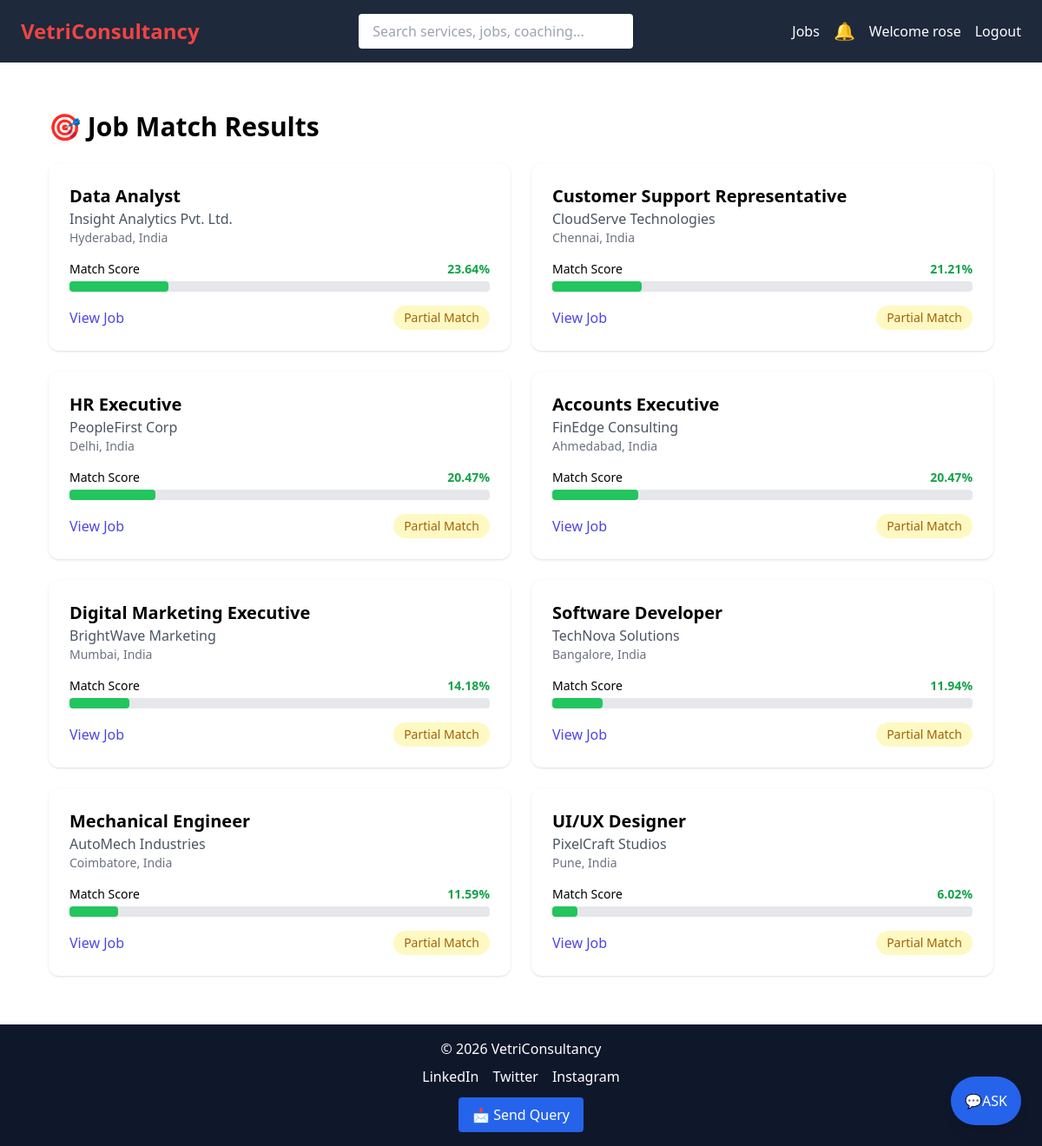
The app's page /job-matching/ (signed in) with its own data.
### VCS/models.py (models this page shows, shortened)
class Job(models.Model):
    EXPERIENCE_CHOICES = [
        ('FRESHER', 'Fresher'),
        ('1-3', '1–3 Years'),
        ('3-5', '3–5 Years'),
        ('5+', '5+ Years'),
    ]
    company_name = models.CharField(max_length=200, db_index=True)
    job_title = models.CharField(max_length=200, db_index=True)
    location = models.CharField(max_length=100, db_index=True)
    experience = models.CharField(
        max_length=10,
        choices=EXPERIENCE_CHOICES,
        db_index=True
    )
    salary_range = models.IntegerField(help_text="Monthly salary", db_index=True)
    is_remote = models.BooleanField(default=False)
    eligibility = models.TextField()
    job_description = models.TextField()
    posted_at = models.DateTimeField(auto_now_add=True, db_index=True)
    saved_by = models.ManyToManyField(User, blank=True, related_name='saved_jobs')
    applied_by = models.ManyToManyField(User, through='JobApplication', related_name='applied_jobs')
    class Meta:
        indexes = [
            models.Index(fields=['job_title']),
            models.Index(fields=['location']),
            models.Index(fields=['experience']),
            models.Index(fields=['salary_range']),
        ]

### VCS/views.py (the view)
# urls.py: path('job-matching/', job_matching, name='job_matching'),
@login_required
def job_matching(request):
    profile = request.user.profile
    jobs = Job.objects.all()
    matched_jobs = []
    for job in jobs:
        score = SequenceMatcher(
            None,
            profile.skills.lower(),
            job.job_description.lower()
        ).ratio() * 100
        matched_jobs.append({
            "job": job,
            "score": round(score, 2)
        })
    matched_jobs = sorted(matched_jobs, key=lambda x: x["score"], reverse=True)
    return render(request, "job_matching.html", {
        "matched_jobs": matched_jobs
    })

### VCS/context_processors.py (called while the page is built)
def notification_count(request):
    if request.user.is_authenticated:
        unread_count = Notification.objects.filter(
            user=request.user,
            is_read=False
        ).count()
        latest_notifications = Notification.objects.filter(
            user=request.user
        ).order_by('-created_at')[:5]
    else:
        unread_count = 0
        latest_notifications = []
    return {
        'notification_count': unread_count,
        'latest_notifications': latest_notifications,
    }

### VCS/templates/job_matching.html (shortened to what this page needs)
<!DOCTYPE html>
{% extends 'base.html' %}
{% block content %}
<body class="bg-gray-100 min-h-screen">
    <div class="max-w-6xl mx-auto p-8">
        <h1 class="text-3xl font-bold mb-6">🎯 Job Match Results</h1>
        <div class="grid grid-cols-1 md:grid-cols-2 gap-6">
            {% for item in matched_jobs %}
            <div class="bg-white shadow rounded-xl p-6">
                <h2 class="text-xl font-semibold">{{ item.job.job_title }}</h2>
                <p class="text-gray-600">{{ item.job.company_name }}</p>
                <p class="text-sm text-gray-500">{{ item.job.location }}</p>
                <div class="mt-4">
                    <div class="flex justify-between mb-1">
                        <span class="text-sm font-medium">Match Score</span>
                        <span class="text-sm font-bold text-green-600">{{ item.score }}%</span>
                    </div>
                    <div class="w-full bg-gray-200 rounded h-3">
                        <div class="bg-green-500 h-3 rounded"
                        style="width: {{ item.score }}%"></div>
                    </div>
                </div>
                <div class="mt-4 flex justify-between items-center">
                    <a href="{% url 'job_detail' item.job.id %}"
                    class="text-indigo-600 hover:underline">View Job</a>
                    {% if item.score >= 60 %}
                    <span class="bg-green-100 text-green-700 px-3 py-1 rounded-full text-sm">
                        Best Match
          </span>
          {% else %}
          <span class="bg-yellow-100 text-yellow-700 px-3 py-1 rounded-full text-sm">
              Partial Match
            </span>
            {% endif %}
        </div>
    </div>
    {% endfor %}
</div>
</div>
{% endblock %}

### VCS/templates/base.html (shortened to what this page needs)
<!DOCTYPE html>
<html lang="en" x-data="{ open: false, bell:false, openQuery:false }">
<head>
    <script src="https://cdn.tailwindcss.com"></script>
    <link href="https://unpkg.com/boxicons@2.1.4/css/boxicons.min.css" rel="stylesheet">
</head>
<body class="flex flex-col min-h-screen" x-data="{ open:false }">
    <header class="bg-slate-800 text-white px-4 md:px-6 py-4 flex flex-col md:flex-row md:items-center md:justify-between">
        <div class="flex justify-between items-center w-full md:w-auto">
            <a href="/" class="text-2xl text-red-500 font-bold">
                VetriConsultancy
            </a>
        </div>
        <div :class="{'block': open, 'hidden': !open}" class="w-full mt-4 md:mt-0 md:flex md:items-center md:justify-between">
        <form action="/search/" method="get" class="w-full md:w-1/3 mx-auto mb-2 md:mb-0">
            <input type="text" name="q"
            placeholder="Search services, jobs, coaching..."
            class="w-full px-4 py-2 rounded text-black focus:outline-none">
        </form>
        <nav class="flex flex-col md:flex-row md:items-center space-y-2 md:space-y-0 md:space-x-4">
            <a href="/jobs/" class="hover:text-blue-300">Jobs</a>
            {% if user.is_authenticated %}
            <div class="relative" x-data="{ bell:false }">
                <button @click="bell = !bell" class="relative text-xl">
                    🔔
                </button>
</div>
{% if user.is_superuser or user.is_staff %}
<a href="{% url 'admin_dashboard' %}" class="hover:text-yellow-300 font-semibold">
    Dashboard
</a>
{% else %}
<a href="{% url 'profile' %}" class="hover:text-blue-300">
    Welcome {{ user.username }}
</a>
{% endif %}
<form method="post" action="{% url 'logout' %}" class="inline">
    <button type="submit" class="hover:text-red-300">Logout</button>
</form>
{% else %}
<a href="/login/" class="hover:text-blue-300">Login</a>
<a href="/signup/" class="bg-blue-500 px-3 py-1 rounded hover:bg-blue-600">Signup</a>
{% endif %}
</nav>
</div>
</header>
<main class="flex-grow px-4 md:px-6 py-6">
    {% block content %}{% endblock %}
</main>
<footer class="bg-slate-900 text-white text-center p-4 mt-auto">
    <p>© 2026 VetriConsultancy</p>
    <div class="flex justify-center space-x-4 mt-2">
        <span>LinkedIn</span>
        <span>Twitter</span>
        <span>Instagram</span>
    </div>
    {% if user.is_authenticated and not user.is_superuser and not user.is_staff %}
    <div class="mt-3">
        <button @click="openQuery=true"
                class="bg-blue-600 hover:bg-blue-700 px-4 py-2 rounded">
            📩 Send Query
        </button>
    </div>
    {% endif %}
</footer>
{% if user.is_authenticated and not user.is_superuser and not user.is_staff %}
<div x-data="{ openChat: false }" class="fixed bottom-6 right-6 z-50">
    <button @click="openChat = true"
            class="bg-blue-600 hover:bg-blue-700 text-white p-4 rounded-full shadow-lg flex items-center justify-center animate-float">
        💬ASK
    </button>
</div>
{% endif %}
</body>
</html>

### VCS/templates/base.html (style rules this page uses)
.animate-float { animation: float 8s ease-in-out infinite; }

### records on screen
Job: job.job_title "Data Analyst", job.company_name "Insight Analytics Pvt. Ltd.", job.location "Hyderabad, India", score "23.64"
Job: job.job_title "Customer Support Representative", job.company_name "CloudServe Technologies", job.location "Chennai, India", score "21.21"
Job: job.job_title "HR Executive", job.company_name "PeopleFirst Corp", job.location "Delhi, India", score "20.47"
Job: job.job_title "Accounts Executive", job.company_name "FinEdge Consulting", job.location "Ahmedabad, India", score "20.47"
Job: job.job_title "Digital Marketing Executive", job.company_name "BrightWave Marketing", job.location "Mumbai, India", score "14.18"
Job: job.job_title "Software Developer", job.company_name "TechNova Solutions", job.location "Bangalore, India", score "11.94"
Job: job.job_title "Mechanical Engineer", job.company_name "AutoMech Industries", job.location "Coimbatore, India", score "11.59"
Job: job.job_title "UI/UX Designer", job.company_name "PixelCraft Studios", job.location "Pune, India", score "6.02"

### other values on screen
{{ user.username }} "rose"
